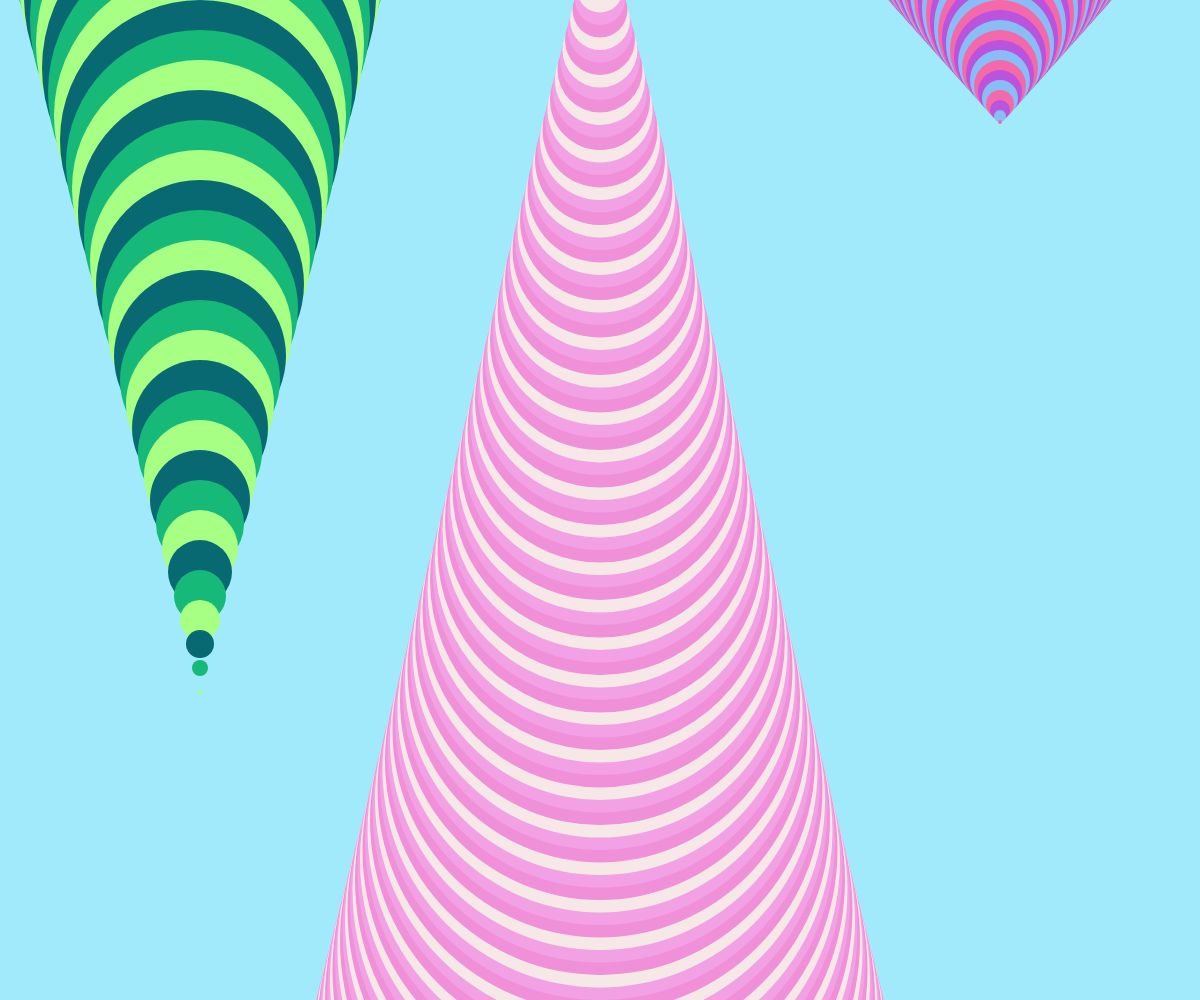
Frame 1 (no input)
Frame 60 (no input): identical to frame 1, image omitted
Frame 120 (the mouse pressed at the canvas centre since frame 60): identical to frame 1, image omitted

The p5.js sketch that drew this single still picture (run headless with seeded random() and noise() and a simulated clock; from frame 60 on, the mouse is pressed at the canvas centre):

// p5.js sketch
// ── sketch.js
function setup() {
    //inspresus = windowHeight + 200;
    createCanvas(windowWidth, windowHeight);
    background('#a1eafb');
    ellipseMode(CENTER);
    noStroke();
    colors=[color(234, 125, 199),color(240, 144, 217),color(242, 162, 228),color(247, 232, 232)];
    cercuri(600, 10, 5,width/2,height+100,colors);
    colors=[color('#071a52'),color('#086972'),color('#17b978'),color('#a7ff83')];
    cercuri(400,-24,12,width/6,-100,colors);
    colors=[color('#f4fa9c'),color('#f469a9'),color('#ba53de'),color('#88bef5')];
     cercuri(300,-6,8,5*width/6,-100,colors);
}

function cercuri(cr, Yratio, crRatio,x,y,colors) {

    let crmin = 0,
        culoare = 0;
    while (cr > crmin) {
        fill(colors[culoare]);
        ellipse(x, y, cr);
        y -= Yratio;

        if (culoare == 3) culoare = 0;
        culoare++;
        cr -= crRatio;
    }
}

function draw() {


}
